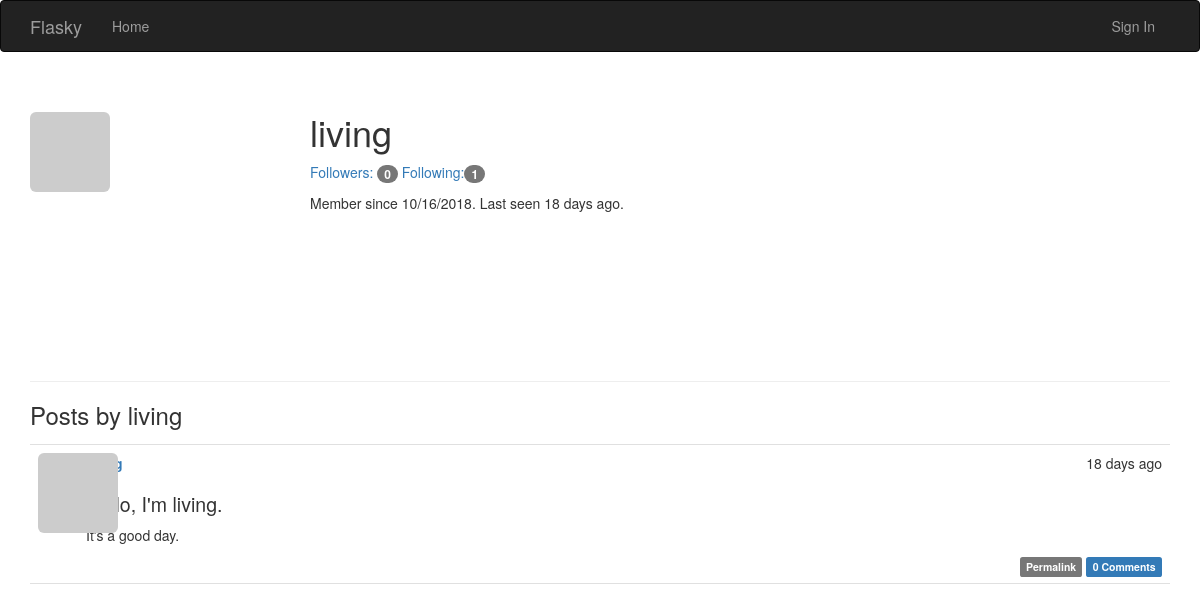
The app's page /user/living, older data.
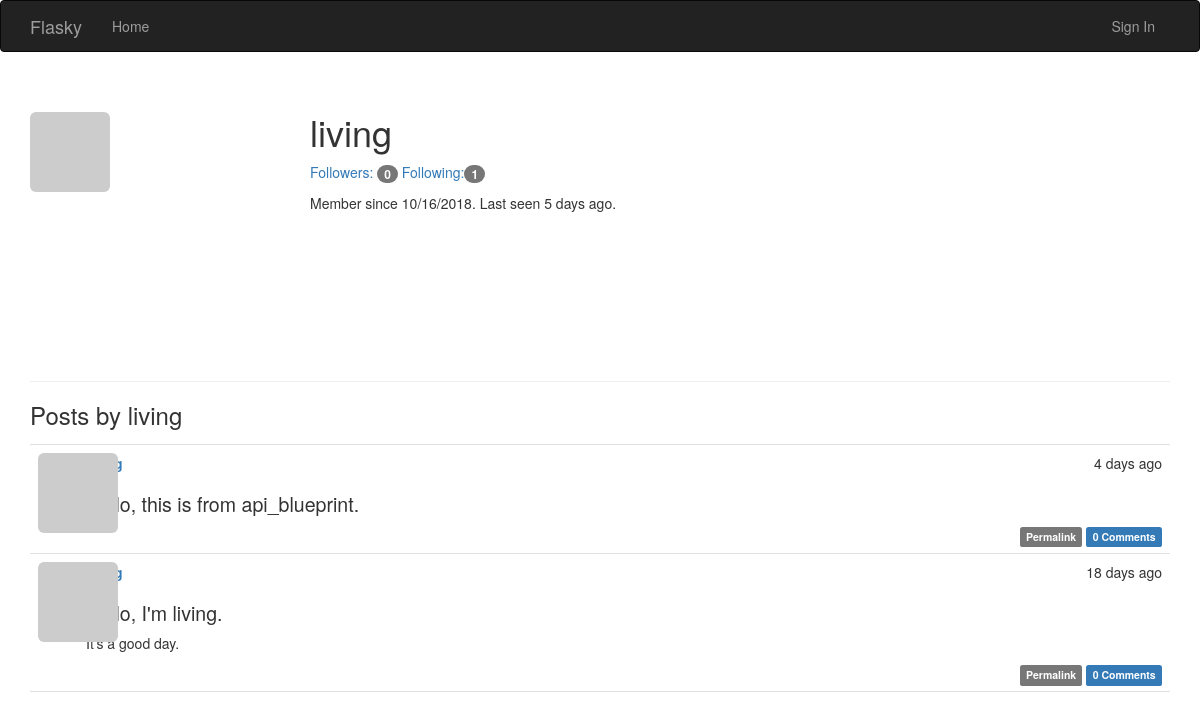
The same page, newer data.
### app/models.py (models this page shows, shortened)
class User(UserMixin, db.Model):
    __tablename__ = 'users'
    id = db.Column(db.Integer, primary_key=True)
    email = db.Column(db.String(64), unique=True, index=True)
    username = db.Column(db.String(64), unique=True, index=True)
    password_hash = db.Column(db.String(128))
    role_id = db.Column(db.Integer, db.ForeignKey('roles.id'))
    avatar_hash = db.Column(db.String(32))
    confirmed = db.Column(db.Boolean, default=False)
    name = db.Column(db.String(64))
    location = db.Column(db.String(64))
    about_me = db.Column(db.Text())
    member_since = db.Column(db.DateTime(), default=datetime.utcnow)
    last_seen = db.Column(db.DateTime(), default=datetime.utcnow)
    posts = db.relationship('Post', backref='author', lazy='dynamic')
    followed = db.relationship('Follow', foreign_keys=[Follow.follower_id], backref=db.backref('follower', lazy='joined'),
        lazy='dynamic', cascade='all, delete-orphan')
    followers = db.relationship('Follow', foreign_keys=[Follow.followed_id], backref=db.backref('followed', lazy='joined'),
        lazy='dynamic', cascade='all, delete-orphan')
    comments = db.relationship('Comment', backref='author', lazy='dynamic')
    def gravatar(self, size=100, default='identicon', rating='g'):
        url = 'https://secure.gravatar.com/avatar'
        hash = self.avatar_hash or self.gravatar_hash()
        return '{url}/{hash}?s={size}&d={default}&r={rating}'.format(url=url, hash=hash, size=size, default=default, rating=rating)
    @property
    def password(self):
        raise AttributeError('password is not a readable attribute')
    @password.setter
    def password(self, password):
        self.password_hash = generate_password_hash(password)
    '''@staticmethod
    def generate_fake(count=100):
        from sqlalchemy.exc import IntegrityError
        from random import seed
        import forgery_py

        seed()
        #r = Role.query.filter_by(name='User').first()
        for i in range(count):
            u = User(email=forgery_py.internet.email_address(),
                username=forgery_py.internet.user_name(True),
                password=forgery_py.lorem_ipsum.word(),
                #role= r,
                confirmed=True,
                name=forgery_py.name.full_name(),
                location=forgery_py.address.city(),
                about_me=forgery_py.lorem_ipsum.sentence(),
                member_since=forgery_py.date.date(True))
            db.session.add(u)
            try:
                db.session.commit()
            except:
                db.session.rollback()'''

class Post(db.Model):
    __tablename__ = "posts"
    id = db.Column(db.Integer, primary_key=True)
    body = db.Column(db.Text)
    body_html = db.Column(db.Text)
    timestamp = db.Column(db.DateTime, index=True, default=datetime.utcnow)
    author_id = db.Column(db.Integer, db.ForeignKey('users.id'))
    comments = db.relationship('Comment', backref='post', lazy='dynamic')
    '''@staticmethod
    def generate_fake(count=100):
        from random import seed, randint
        import forgery_py

        seed()
        user_count = User.query.count()
        for i in range(count):
            u = User.query.offset(randint(0, user_count - 1)).first()
            p = Post(body=forgery_py.lorem_ipsum.sentences(randint(1, 3)),
                timestamp=forgery_py.date.date(True),
                author=u)
            db.session.add(p)
            db.session.commit()'''

### app/main/views.py (the view)
@main.route('/user/<username>')
def user(username):
    user = User.query.filter_by(username=username).first()
    if user is None:
        abort(404)
    posts = user.posts.order_by(Post.timestamp.desc()).all()
    return render_template('user.html', user=user, posts=posts)

### app/auth/views.py (called while the page is built)
@auth.before_app_request
def before_request():
    if current_user.is_authenticated:
        current_user.ping()
        if not current_user.confirmed and request.endpoint[:5] != 'auth.':
            return redirect(url_for('auth.unconfirmed'))

### app/main/__init__.py (called while the page is built)
@main.app_context_processor
def inject_permissions():
    return dict(Permission=Permission)

### app/main/views.py (called while the page is built)
@main.after_app_request
def after_request(response):
    for query in get_debug_queries():
        if query.duration >= current_app.config['FLASKY_SLOW_DB_QUERY_TIME']:
            current_app.logger.warning(
                'Slow query: %s\nParameters: %s\nDuration: %fs\nContext: %s\n' %
                (query.statement, query.parameters, query.duration, query.context))
    return response

### app/models.py (called while the page is built)
    def can(self, permissions):
        return False

    def is_administrator(self):
        return False

### app/templates/user.html (shortened to what this page needs)
{% extends "base.html" %}
{% block page_content %}
<div class="page-header">
<img class="img-rounded profile-thumbnail" src="{{user.gravatar(size=256)}}">
<div class="profile-header">
<h1>{{ user.username }}</h1>
<p>
<a href="{{url_for('.followers', username=user.username)}}">Followers: <span class="badge">{{user.followers.count()-1}}
</span></a>
<a href="{{url_for('.followed_by', username=user.username)}}">Following:<span class="badge">
{{user.followed.count()-1}}</span></a>
</p>
<p>Member since {{moment(user.member_since).format('L')}}.
Last seen {{moment(user.last_seen).fromNow()}}.</p>
</div>
</div>
<h3>Posts by {{user.username}}</h3>
{% include '_posts.html' %}
{% endblock %}

### app/templates/_posts.html (shortened to what this page needs)
<ul class="posts">
{% for post in posts %}
<li class="post">
<div class="post-thumbnail">
<a href="{{url_for('.user', username=post.author.username)}}"><img class="img-rounded profile-thumbnail"
    src="{{post.author.gravatar(size=40)}}"></a>
</div>
<div class="post-content">
<div class="post-date">{{moment(post.timestamp).fromNow()}}</div>
<div class="post-author">
<a href="{{url_for('.user', username=post.author.username)}}">{{post.author.username}}</a>
</div>
<div class="post-body">
{% if post.body_html %}
{{post.body_html | safe}}
{% else %}
{{post.body}}
{% endif %}
</div>
<div class="post-footer">
<a href="{{url_for('.post', id=post.id)}}">
<span class="label label-default">Permalink</span>
</a>
<a href="{{url_for('.post', id=post.id)}}#comments"><span class="label label-primary">
{{post.comments.count()}} Comments</span>
</a>
</div>
</div>
</li>
{% endfor %}
</ul>

Row changes from the older to the newer data that the page shows:
changed User "living": last_seen "18 days ago" → "5 days ago"
added Post: timestamp "4 days ago", body_html "Hello, this is from api_blueprint.", comments.count "0"
